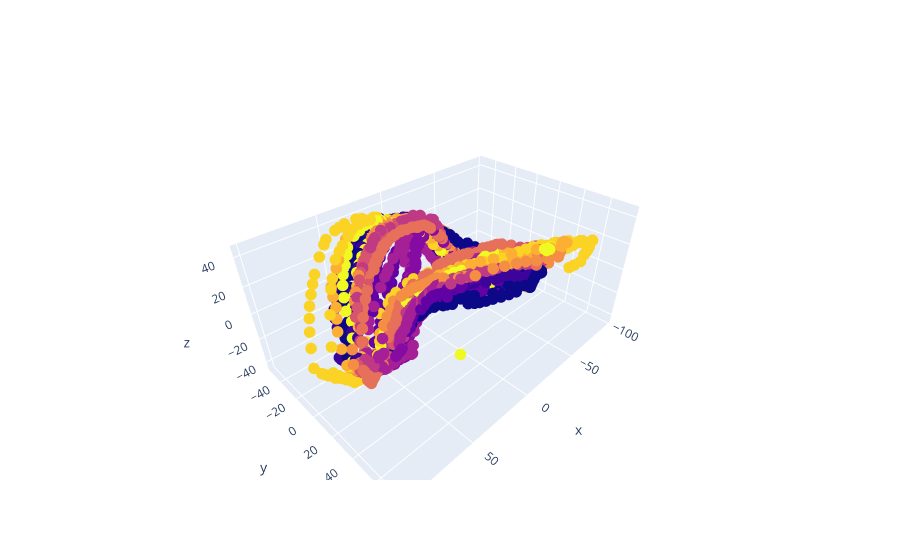

Here is the notebook cell this chart was saved with:
### Code cell
x, y, z = PCA(n_components=3).fit_transform(dataset.X).T
fig = plot_3d(x, y, z, classes = classes)
fig.show()

### Figure 1 — Plotly figure (JSON) as saved in the notebook; plotly's stock layout.template omitted (floating-point values rounded to 4 significant figures; data arrays with more than 128 entries replaced by an {"elided": "..."} marker saying what was removed)
{"data": [{"marker": {"color": {"elided": "3058 int values"}, "size": 4}, "mode": "markers", "type": "scatter3d", "x": {"elided": "3058 float values"}, "y": {"elided": "3058 float values"}, "z": {"elided": "3058 float values"}}], "layout": {}}
